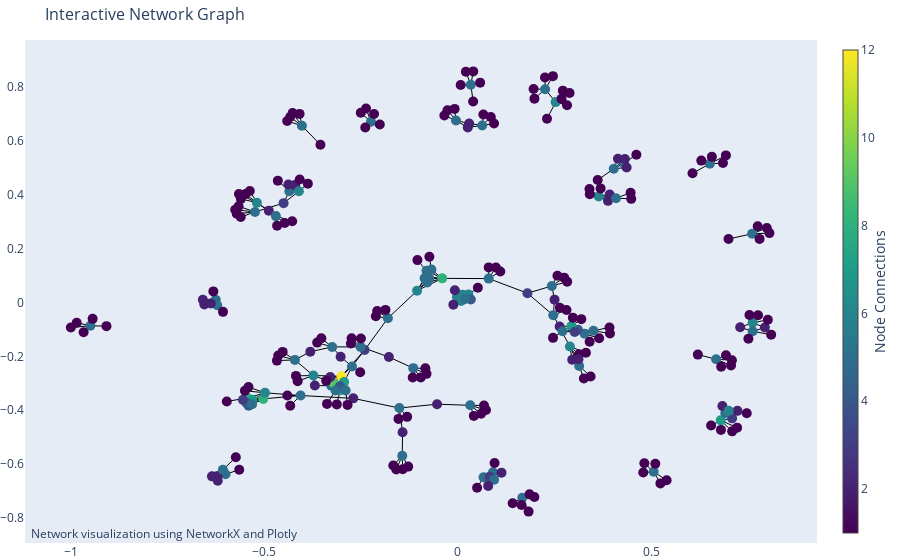

Here is the notebook cell this chart was saved with:
### Markdown cell above
## 6. Plotting the Graph Built
In this section, we visualize the graph created in the previous step. The graph displays players as nodes and their connections (teammates) as edges. The size and color of the nodes represent the number of connections (teammates) a player has, giving insight into which players are central to the network. 

We use the NetworkX `spring_layout()` to position the nodes and Plotly to create an interactive plot where users can hover over nodes to see player names and their connection count.

### Code cell
# Position nodes in the graph using a spring layout
pos = nx.spring_layout(G)

# Extract edge positions
edge_x = []
edge_y = []
for edge in G.edges():
    x0, y0 = pos[edge[0]]
    x1, y1 = pos[edge[1]]
    edge_x.append(x0)
    edge_x.append(x1)
    edge_x.append(None)  # For separating edges in the plot
    edge_y.append(y0)
    edge_y.append(y1)
    edge_y.append(None)

# Create the edge trace (lines)
edge_trace = go.Scatter(
    x=edge_x, y=edge_y,
    line=dict(width=1, color='black'),
    hoverinfo='none',
    mode='lines'
)

# Extract node positions
node_x = []
node_y = []
for node in G.nodes():
    x, y = pos[node]
    node_x.append(x)
    node_y.append(y)

# Node adjacency and hover text
node_adjacencies = []
node_text = []
for node, adjacencies in G.adjacency():
    num_connections = len(adjacencies)  # Number of connections for the node
    node_adjacencies.append(num_connections)
    node_text.append(f"Node {extract_player_name(node)} has {num_connections} connections")

# Create the node trace (points)
node_trace = go.Scatter(
    x=node_x, y=node_y,
    mode='markers',
    hoverinfo='text',
    marker=dict(
        showscale=True,
        colorscale='viridis',
        size=10,
        color=node_adjacencies,
        colorbar=dict(
            thickness=15,
            title='Node Connections',
            xanchor='left',
            titleside='right'
        ),
    )
)

# Assign node hover text
node_trace.text = node_text

# Create the plot
fig = go.Figure(data=[edge_trace, node_trace],
                layout=go.Layout(
                    title='Interactive Network Graph',
                    titlefont_size=16,
                    showlegend=False,
                    hovermode='closest',
                    margin=dict(b=0, l=0, r=0, t=40),
                    annotations=[dict(
                        text="Network visualization using NetworkX and Plotly",
                        showarrow=False,
                        xref="paper", yref="paper",
                        x=0.005, y=-0.002
                    )],
                    xaxis=dict(showgrid=False, zeroline=False),
                    yaxis=dict(showgrid=False, zeroline=False)
                )
)

# Display the graph
fig.show()

### Figure 1 — Plotly figure (JSON) as saved in the notebook; plotly's stock layout.template omitted (floating-point values rounded to 4 significant figures; data arrays with more than 128 entries replaced by an {"elided": "..."} marker saying what was removed)
{"data": [{"hoverinfo": "none", "line": {"color": "black", "width": 1}, "mode": "lines", "type": "scatter", "x": {"elided": "1062 float values"}, "y": {"elided": "1062 float values"}}, {"hoverinfo": "text", "marker": {"color": {"elided": "283 int values"}, "colorbar": {"thickness": 15, "title": {"side": "right", "text": "Node Connections"}, "xanchor": "left"}, "colorscale": [[0, "#440154"], [0.1111, "#482878"], [0.2222, "#3e4989"], [0.3333, "#31688e"], [0.4444, "#26828e"], [0.5556, "#1f9e89"], [0.6667, "#35b779"], [0.7778, "#6ece58"], [0.8889, "#b5de2b"], [1, "#fde725"]], "showscale": true, "size": 10}, "mode": "markers", "text": {"elided": "283 str values"}, "type": "scatter", "x": {"elided": "283 float values"}, "y": {"elided": "283 float values"}}], "layout": {"annotations": [{"showarrow": false, "text": "Network visualization using NetworkX and Plotly", "x": 0.005, "xref": "paper", "y": -0.002, "yref": "paper"}], "hovermode": "closest", "margin": {"b": 0, "l": 0, "r": 0, "t": 40}, "showlegend": false, "title": {"font": {"size": 16}, "text": "Interactive Network Graph"}, "xaxis": {"showgrid": false, "zeroline": false}, "yaxis": {"showgrid": false, "zeroline": false}}}
